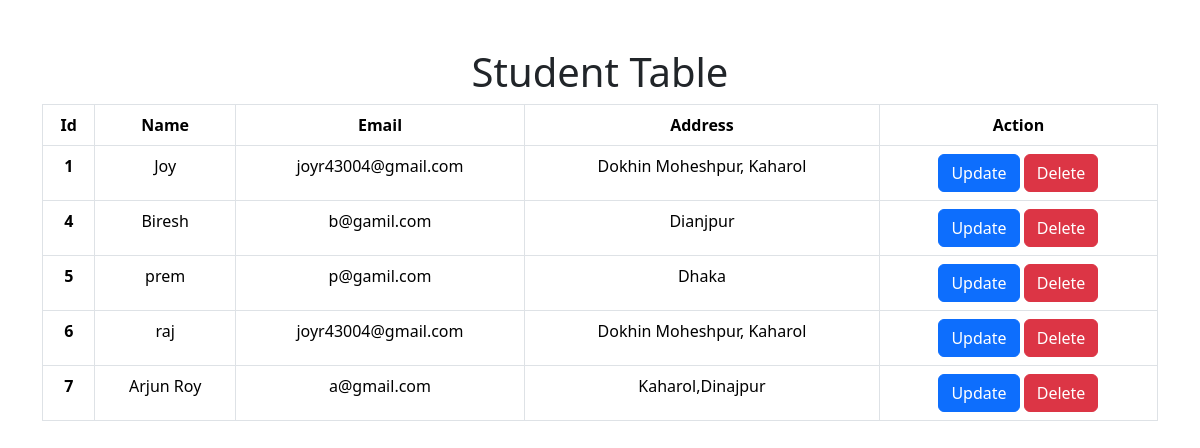
Screenshot of /table/ with the database file from the repository.
### myApp/models.py (models this page shows, shortened)
class student(models.Model):
    name=models.CharField(max_length=100)
    email=models.EmailField()
    address=models.TextField()

### myApp/views.py (the view)
# urls.py: path('table/',read, name="table"),
def read(request):
    data=student.objects.all()
    return render (request, "read.html",{"d":data})

### myApp/templates/read.html (shortened to what this page needs)
<!doctype html>
<html lang="en">
  <head>
    <link href="https://cdn.jsdelivr.net/npm/bootstrap@5.3.3/dist/css/bootstrap.min.css" rel="stylesheet">
  </head>
  <body>
    <div class="container mt-5 ">
        <h1 class="text-center">Student Table</h1>
        <table class="table table-bordered table-hover text-center">
            <thead>
              <tr>
                <th scope="col">Id</th>
                <th scope="col">Name</th>
                <th scope="col">Email</th>
                <th scope="col">Address</th>
                <th scope="col">Action</th>
              </tr>
            </thead>
            <tbody>
            {% for i in d %}
              <tr>
                <th scope="row">{{i.id}}</th>
                <td>{{i.name}}</td>
                <td>{{i.email}}</td>
                <td>{{i.address}}</td>
                <td>
                    <a href="{% url 'up' i.id %}" class="btn btn-primary">Update</a>
                    <a href="{% url 'de' i.id %}" class="btn btn-danger">Delete</a>
                </td>
              </tr>
            {% endfor %}
            </tbody>
          </table>
    </div>
  </body>
</html>

### rows the page displays
student: id "1", name "Joy", email "joyr43004@gmail.com", address "Dokhin Moheshpur, Kaharol"
student: id "4", name "Biresh", email "b@gamil.com", address "Dianjpur"
student: id "5", name "prem", email "p@gamil.com", address "Dhaka"
student: id "6", name "raj", email "joyr43004@gmail.com", address "Dokhin Moheshpur, Kaharol"
student: id "7", name "Arjun Roy", email "a@gmail.com", address "Kaharol,Dinajpur"
